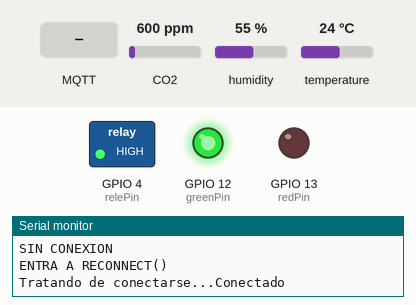
A sketch run on a simulated ESP8266 (NodeMCU). Parts: switched loads named in the sketch (green lamp = pin HIGH), output pins drawn as LEDs (lit = HIGH), the last lines printed to the serial monitor. Inputs (shaded band) come from the test bench; at power-on: CO2 600 ppm, humidity 55 %, temperature 24 °C. WiFi joins after 1.5 s; servers stay silent unless stated; no MQTT or app messages arrive unless stated.

Above: at 5.2 s.
5.3 s: MQTT message "true" arrives on the first subscribed topic
At 7.0 s:
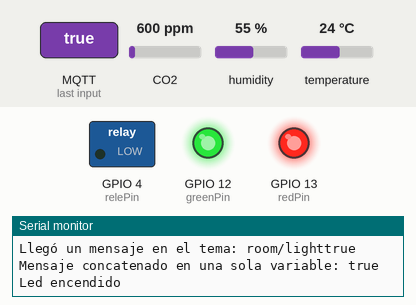
9.5 s: MQTT message "false" arrives on the first subscribed topic
At 11.4 s:
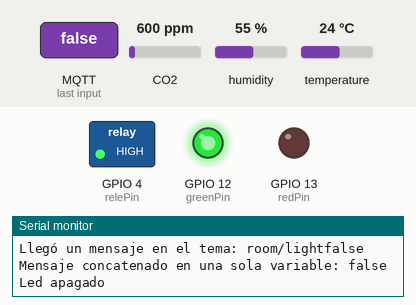
Timing chart, 0 to 12.9 s (numbered marks = the images above; inputs shaded):
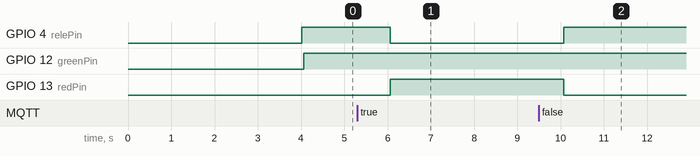

The sketch:

nodemcu.ino
```cpp
#include <ESP8266WiFi.h>
#include <MQ135.h>
#include <DHT.h>
#include <PubSubClient.h>   // para conexión MQTT

// variables para conexión a WIFI
const char* ssid     = "UTNG_CADES";         // The SSID (name) of the Wi-Fi network you want to connect to
const char* password = "CA2016DES";     // The password of the Wi-Fi network

// Dirección del bloker MQTT
const char* mqtt_server = "192.81.218.93";   // Red local (ifconfig en terminal) -> broker MQTT
IPAddress server(192,81,218,93);             // Red local (ifconfig en terminal) -> broker MQTT

// Constantes para conexiones a los pines de nodemcu
const int dhtPin = 15;
const byte mq135Pin = A0;
const int greenPin = 12;
const int redPin = 13;
const int relePin = 4;
byte cont = 0;
byte max_intentos = 50;
int envioDatos = 0;

// variables con las clases para MQ135, WifiClient, DHT
MQ135 mq135_sensor(mq135Pin);
WiFiClient espClient; // Este objeto maneja los datos de conexion WiFi
PubSubClient client(espClient); // Este objeto maneja los datos de conexion al broker
DHT dht(dhtPin, DHT11);

void setup() {
  // Inicia Serial
  Serial.begin(115200);
  Serial.println("\n");

  pinMode(greenPin, OUTPUT);
  pinMode(redPin, OUTPUT);
  pinMode(relePin, OUTPUT);

  // Conexión WIFI
  WiFi.begin(ssid, password);
  while (WiFi.status() != WL_CONNECTED and cont < max_intentos) { //Cuenta hasta 50 si no se puede conectar lo cancela
    cont++;
    delay(500);
    Serial.print(".");
  }

  Serial.println("");

  if (cont < max_intentos) {  //Si se conectó
      Serial.println("********************************************");
      Serial.print("Conectado a la red WiFi: ");
      Serial.println(WiFi.SSID());
      Serial.print("IP: ");
      Serial.println(WiFi.localIP());
      Serial.print("macAdress: ");
      Serial.println(WiFi.macAddress());
      Serial.println("*********************************************");

      // Conexión al Broker
      delay(1000);                      // Espera 1 s antes de iniciar la comunicación con el broker
      client.setServer(mqtt_server, 1883);    // Conectarse a la IP del broker en el puerto indicado
      client.setCallback(callback); // Activar función de CallBack, permite recibir mensajes MQTT y ejecutar funciones a partir de ellos
      delay(1500);                      // Esta espera es preventiva, espera a la conexión para no perder información
  }
  else { //No se conectó
      digitalWrite(greenPin, LOW);
      Serial.println("------------------------------------");
      Serial.println("Error de conexion");
      Serial.println("------------------------------------");
  }

  digitalWrite(relePin, HIGH);
  dht.begin();
}

void loop() {

  if (!client.connected()) {   // Si NO hay conexión al broker ...
    Serial.println("SIN CONEXION");
    reconnect();               // Ejecuta el intento de reconexión
  }

  client.loop();               // Es para mantener la comunicación con el broker

  envioDatos++;
  if (envioDatos > 10) envioDatos = 0;

  lecturaDHT();
  lecturaPPM();

  delay(1000);
}

// ------------------------ Función de lectura del DHT11 y publicación t-h ------------------------ //
void lecturaDHT() {
  if (envioDatos == 10) {
    float t = dht.readTemperature();        // Lee la temp en ºC
    float h = dht.readHumidity();           // Lee la humed en %

    // Revisar si la lectura falló (para intentar de nuevo)
    if ( isnan(t) || isnan(h) ) {
      Serial.println (F("¡¡ Falla en la lectura del sensor DHT !!"));  // You can pass flash-memory based strings to Serial.print() by wrapping them with F(). (NO ENTIENDO la F)
      return;                                                          // NO ENTIENDO
    }


    char tempString[8];              // Arreglo de caracteres a enviar por MQTT (long del msj: 8 caracteres)
    char humeString[8];              // Arreglo de caracteres a enviar por MQTT (long del msj: 8 caracteres)
    dtostrf(t, 1, 2, tempString);    // Función nativa de leguaje AVR; convierte un arreglo de caracs en una var String
    dtostrf(h, 1, 2, humeString);    // Función nativa de leguaje AVR; convierte un arreglo de caracs en una var String
    Serial.print("Temperatura: ");
    Serial.print(tempString);
    Serial.print("    Humedad: ");
    Serial.println(humeString);
    client.publish("room/temp", tempString);   // Envía Temperatura por MQTT, especifica el tema y el valor
    client.publish("room/humedad", humeString);  // Envía Humedad Rel por MQTT, especifica el tema y el valor
  }
}

void lecturaPPM() {
  if (envioDatos == 10) {
    float ppm = mq135_sensor.getPPM();

    char ppmString[8];              // Arreglo de caracteres a enviar por MQTT (long del msj: 8 caracteres)
    dtostrf(ppm, 1, 2, ppmString);    // Función nativa de leguaje AVR; convierte un arreglo de caracs en una var String
    Serial.print("PPM: ");
    Serial.print(ppmString);
    client.publish("room/ppm", ppmString);   // Envía Temperatura por MQTT, especifica el tema y el valor
  }
}


void callback(char* topic, byte* message, unsigned int length) {
  // Indicar por serial que llegó un mensaje
  Serial.print("Llegó un mensaje en el tema: ");
  Serial.print(topic);

  // Concatenar los mensajes recibidos para conformarlos como una varialbe String
  String messageTemp; // Se declara la variable en la cual se generará el mensaje completo
  for (int i = 0; i < length; i++) {  // Se imprime y concatena el mensaje
    Serial.print((char)message[i]);
    messageTemp += (char)message[i];
  }

  // Se comprueba que el mensaje se haya concatenado correctamente
  Serial.println();
  Serial.print ("Mensaje concatenado en una sola variable: ");
  Serial.println (messageTemp);

  // En esta parte puedes agregar las funciones que requieras para actuar segun lo necesites al recibir un mensaje MQTT

  // Ejemplo, en caso de recibir el mensaje true - false, se cambiará el estado del led soldado en la placa.
  // El ESP323CAM está suscrito al tema esp/output
  if (String(topic) == "room/light") {  // En caso de recibirse mensaje en el tema esp32/output
    if(messageTemp == "true"){
      Serial.println("Led encendido");
      digitalWrite(redPin, HIGH);

      // encender relevador
      digitalWrite(relePin, LOW);
    }// fin del if (String(topic) == "esp32/output")
    else if(messageTemp == "false"){
      Serial.println("Led apagado");
      digitalWrite(redPin, LOW);

      // apagar rele
      digitalWrite(relePin, HIGH);
    }// fin del else if(messageTemp == "false")
  }// fin del if (String(topic) == "esp32/output")

}


// -------------------------------- Función para Reconectarse -------------------------------- //

void reconnect() {
   Serial.println("ENTRA A RECONNECT()");
  while (!client.connected()) {                  // Mientras NO haya conexión ...
    Serial.print("Tratando de conectarse...");
    if (client.connect("ESP32Client")) {      // Si se logró la conexión ...
      digitalWrite(greenPin, HIGH);
      Serial.println("Conectado");
      client.subscribe("room/light");          // Esta función realiza la suscripción al tema
    }
    else {                                       // Si no se logró la conexión ...
      digitalWrite(greenPin, LOW);
      Serial.print("Conexion fallida, Error rc=");
      Serial.print(client.state());              // Muestra el código de error
      Serial.println(" Volviendo a intentar en 5 segundos");
      delay(5000);                               // Espera de 5 segundos bloqueante
      Serial.println (client.connected ());      // Muestra estatus de conexión
    }
  }
}
```

Measured:
- after the input at 5.3 s, GPIO 4 (relePin): HIGH → LOW after 0.77 s; GPIO 13 (redPin): LOW → HIGH after 0.77 s
- after the input at 9.5 s, GPIO 4 (relePin): LOW → HIGH after 0.57 s; GPIO 13 (redPin): HIGH → LOW after 0.57 s
